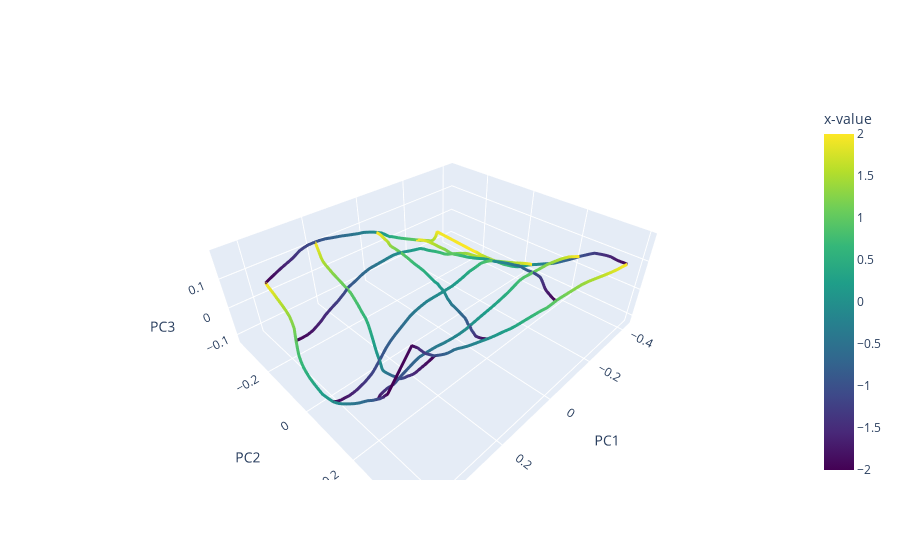

The notebook cell saved with this chart:
### Code cell
import plotly.graph_objects as go

fig = go.Figure()

discrete = [-2,-1,0,1,2]

# loop over unique y-values
for y_val in discrete:
    sub = df[df["y"] == y_val].sort_values("x")  # sort by x so line flows correctly

    fig.add_trace(go.Scatter3d(
        x=sub["PC1"],
        y=sub["PC2"],
        z=sub["PC3"],
        mode="lines",
        line=dict(
            color=sub["x"],         # gradient along x
            colorscale="Viridis",
            width=6
        ),
        showlegend=False,
        text=[f"x: {x}, y: {y}, action: {a}"
              for x, y, a in zip(sub["x"], sub["y"], sub["action"])],
        hoverinfo="text"
    ))

for x_val in discrete:
    sub = df[df["x"] == x_val].sort_values("y")  # sort by x so line flows correctly

    fig.add_trace(go.Scatter3d(
        x=sub["PC1"],
        y=sub["PC2"],
        z=sub["PC3"],
        mode="lines",
        line=dict(
            color=sub["y"],         # gradient along x
            colorscale="Viridis",
            width=6
        ),
        showlegend=False,
        text=[f"x: {x}, y: {y}, action: {a}"
              for x, y, a in zip(sub["x"], sub["y"], sub["action"])],
        hoverinfo="text"
    ))

# add dummy scatter to create colorbar for x
fig.add_trace(go.Scatter3d(
    x=[None], y=[None], z=[None],  # invisible points
    mode="markers",
    marker=dict(
        colorscale="Viridis",
        cmin=df["x"].min(),
        cmax=df["x"].max(),
        colorbar=dict(title="x-value"),
        showscale=True
    ),
    showlegend=False
))

fig.update_layout(scene=dict(
    xaxis_title="PC1",
    yaxis_title="PC2",
    zaxis_title="PC3"
))

fig.show()
